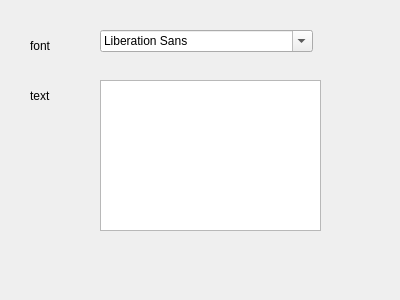
<?xml version="1.0" encoding="UTF-8"?>
<ui version="4.0">
 <class>Dialog</class>
 <widget class="QDialog" name="Dialog">
  <property name="geometry">
   <rect>
    <x>0</x>
    <y>0</y>
    <width>400</width>
    <height>300</height>
   </rect>
  </property>
  <property name="windowTitle">
   <string>Dialog</string>
  </property>
  <widget class="QLabel" name="label">
   <property name="geometry">
    <rect>
     <x>30</x>
     <y>40</y>
     <width>54</width>
     <height>12</height>
    </rect>
   </property>
   <property name="text">
    <string>font</string>
   </property>
  </widget>
  <widget class="QLabel" name="label_2">
   <property name="geometry">
    <rect>
     <x>30</x>
     <y>90</y>
     <width>54</width>
     <height>12</height>
    </rect>
   </property>
   <property name="text">
    <string>text</string>
   </property>
  </widget>
  <widget class="QFontComboBox" name="fontComboBox">
   <property name="geometry">
    <rect>
     <x>100</x>
     <y>30</y>
     <width>213</width>
     <height>22</height>
    </rect>
   </property>
  </widget>
  <widget class="QTextEdit" name="textEdit">
   <property name="geometry">
    <rect>
     <x>100</x>
     <y>80</y>
     <width>221</width>
     <height>151</height>
    </rect>
   </property>
  </widget>
 </widget>
 <resources/>
 <connections/>
</ui>
